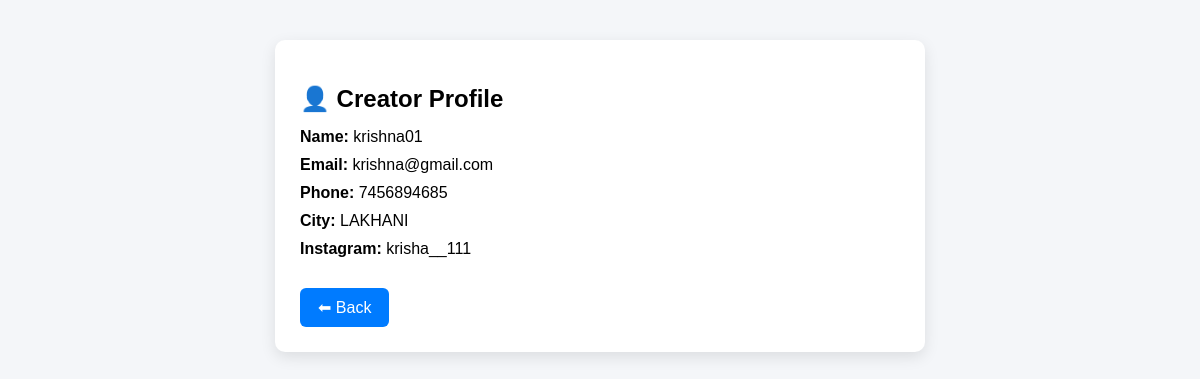
The page /Bussiness Owner/view_creator_profile.php?creator_id=1 (signed in) on the database its author committed.
### tables this page shows
CREATE TABLE IF NOT EXISTS `creators` (
  `creator_id` int NOT NULL AUTO_INCREMENT,
  `user_id` int NOT NULL,
  `full_name` varchar(100) DEFAULT NULL,
  `phone` varchar(15) DEFAULT NULL,
  `city` varchar(100) DEFAULT NULL,
  `social_handle` varchar(100) DEFAULT NULL,
  `created_at` timestamp NULL DEFAULT CURRENT_TIMESTAMP,
  PRIMARY KEY (`creator_id`),
  KEY `user_id` (`user_id`)
);

CREATE TABLE IF NOT EXISTS `users_login` (
  `UserId` int NOT NULL AUTO_INCREMENT,
  `UserType` varchar(20) NOT NULL,
  `Email` varchar(150) NOT NULL,
  `UserName` varchar(50) NOT NULL,
  `Password` varchar(255) DEFAULT NULL,
  `oauth_provider` varchar(50) DEFAULT NULL,
  `oauth_id` varchar(100) DEFAULT NULL,
  `force_password_change` tinyint(1) DEFAULT '0',
  `created_at` timestamp NULL DEFAULT CURRENT_TIMESTAMP,
  `Status` enum('active','blocked') DEFAULT 'active',
  `reset_token` varchar(255) DEFAULT NULL,
  `reset_token_expiry` datetime DEFAULT NULL,
  PRIMARY KEY (`UserId`),
  UNIQUE KEY `UserName` (`UserName`)
);

### Bussiness Owner/view_creator_profile.php (the view, shortened to what this page needs)
<?php
require_once __DIR__ . '/../Common Files/config.php';
$creatorUserId = (int) ($_GET['creator_id'] ?? 0);
$campaignId    = (int) ($_GET['campaign_id'] ?? 0);
$sql = "
SELECT
    c.full_name,
    c.phone,
    c.city,
    c.social_handle,
    u.Email
FROM creators c
JOIN users_login u ON c.user_id = u.UserId
WHERE c.user_id = ?
";
$stmt = $conn->prepare($sql);
$stmt->bind_param("i", $creatorUserId);
$stmt->execute();
$result = $stmt->get_result();
$creator = $result->fetch_assoc();
?>
<!DOCTYPE html>
<html>
<head>
</head>
<body>
<div class="card">
    <h2>👤 Creator Profile</h2>
    <div class="info"><span class="label">Name:</span> <?= htmlspecialchars($creator['full_name']) ?></div>
    <div class="info"><span class="label">Email:</span> <?= htmlspecialchars($creator['Email']) ?></div>
    <div class="info"><span class="label">Phone:</span> <?= htmlspecialchars($creator['phone']) ?></div>
    <div class="info"><span class="label">City:</span> <?= htmlspecialchars($creator['city']) ?></div>
    <div class="info"><span class="label">Instagram:</span> <?= htmlspecialchars($creator['social_handle']) ?></div>
    <?php if ($campaignId > 0): ?>
    <a href="../Bussiness Owner/campaign_applicants.php?campaign_id=<?= $campaignId ?>" class="btn">
        ⬅ Back
    </a>
<?php else: ?>
    <a href="../Bussiness Owner/creators_list.php" class="btn">
        ⬅ Back
    </a>
<?php endif; ?>
</div>
</body>
</html>

### Bussiness Owner/view_creator_profile.php (style rules this page uses)
body { font-family:Arial;background:#f4f6f9 }
.card { max-width:600px; margin:40px auto; background:#fff; padding:25px; border-radius:10px; box-shadow:0 5px 15px rgba(0,0,0,.1) }
h2 { margin-bottom:15px }
.info { margin:10px 0 }
.label { font-weight:bold }
.btn { display:inline-block; margin-top:20px; padding:10px 18px; background:#007bff; color:#fff; text-decoration:none; border-radius:6px }

### rows shown on the page
creators: full_name "krishna01", user.Email "krishna@gmail.com", phone "7456894685", city "LAKHANI", social_handle "krisha__111"
